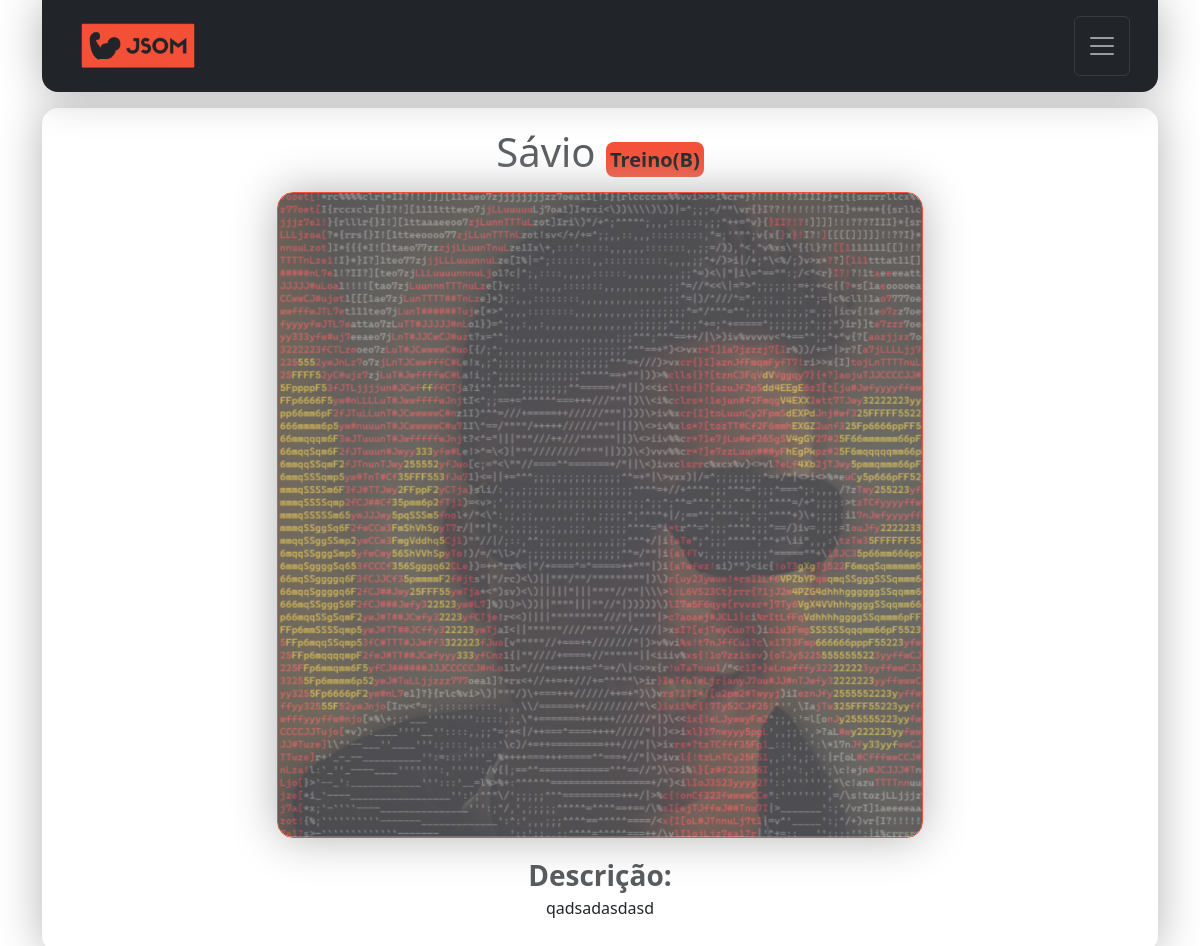
The page /detalhes/7/ (signed in) on the database as committed earlier.
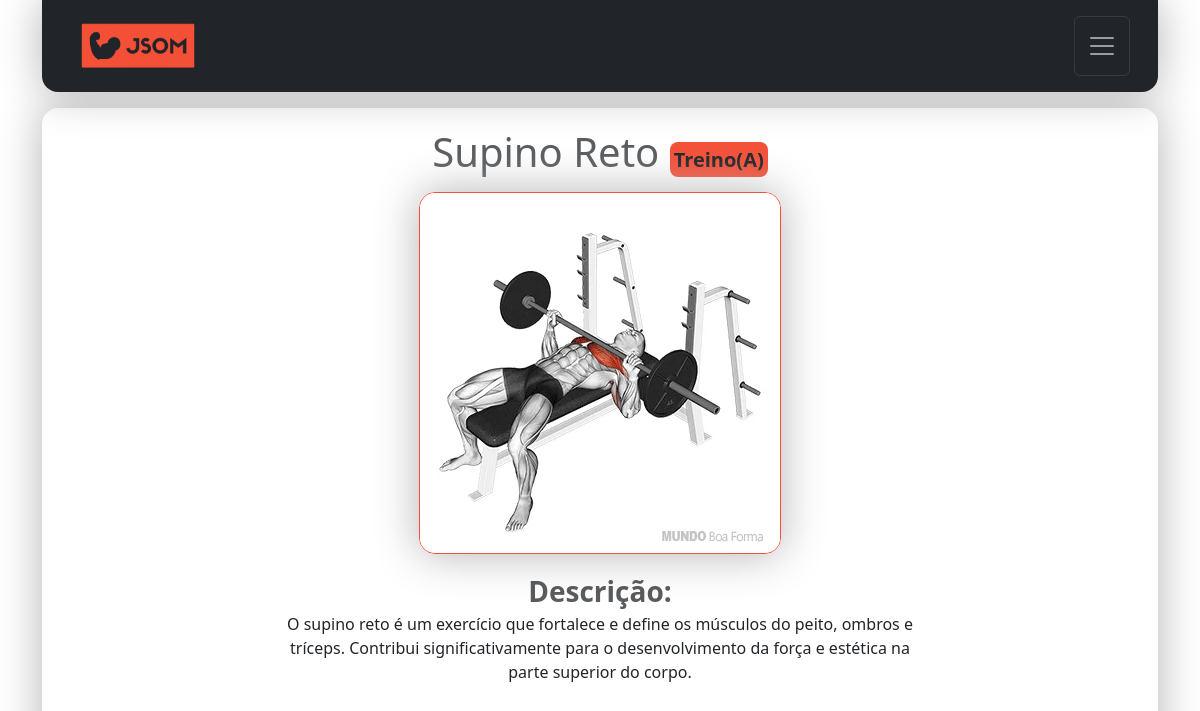
The same page on the database as committed later.
### contact/models.py (models this page shows, shortened)
class Treino(models.Model):
    nome = models.CharField(max_length=100)
    CATEGORIA_CHOICES = [
        ('Treino(A)', 'Treino-A'),
        ('Treino(B)', 'Treino-B'),
        ('Treino(C)', 'Treino-C'),
        ('Treino(D)', 'Treino-D'),
        ('Treino(E)', 'Treino-E'),
    ]
    categoria = models.CharField(max_length=9, choices=CATEGORIA_CHOICES)
    descricao = models.TextField(blank=True)
    imagem = models.ImageField(blank=True, upload_to='pictures/%Y/%m/')
    owner = models.ForeignKey(
        User,
        on_delete=models.SET_NULL,
        blank=True, null=True
    )

### contact/views/contact_views.py (the view)
# urls.py: path('detalhes/<int:treino_id>/', views.detalhes_treino, name='detalhes_treino'),
@login_required(login_url='contact:login')
def detalhes_treino(request, treino_id):
    treino = get_object_or_404(Treino, pk=treino_id, owner=request.user)
    site_title = f'{treino.nome}_{treino.categoria}'
    context = {
        'site_title': site_title,
        'treino': treino
    }
    return render(request, 'contact/detalhes_treino.html', context)

### contact/templates/contact/detalhes_treino.html (shortened to what this page needs)
{% extends "global/base.html" %}
{% load static %}
{% block corpo %}
    <div class="container m-3 d-flex-column justify-content-center align-items-center w-60">
        <h1 class="mb-3 fs-1 form-text text-center text-wrap overflow-wrap-break-word">{{ treino.nome }}
            <span class="fw-bold fs-5 p-1 rounded-3 bg-jsom">{{ treino.categoria }}</span>
        </h1>
        <div class="d-flex flex-column align-items-center justify-content-center mb-3">
            {% if treino.imagem %}
            <div class="d-flex align-items-center justify-content-center">
                <img alt="{{ treino.nome }}" src="{{ treino.imagem.url }}" style="object-fit: cover;" class="rounded-4 border-jsom shadow-big img-fluid">
            </div>
            {% else %}
            <div class="d-flex align-items-center justify-content-center">
                <img alt="{{ treino.nome }}" src="{% static "img/treino_padao.png" %}" style="object-fit: cover; padding: 10px;" class=" rounded-4 border-jsom shadow-big img-fluid">
            </div>
            {% endif %}
        </div>
        <p class="overflow-wrap-break-word text-wrap text-center "><span class="fw-bold fs-3 form-text">Descrição:</span> <br> {{ treino.descricao }}</p>
    </div>
{% endblock corpo %}

### base_templates/global/base.html (shortened to what this page needs)
<!DOCTYPE html>
<html lang="pt-br">
<head>
  {% include "global/partials/head.html" %}
</head>
<body>
  <div class="container">
    {% include "global/partials/header.html" %}
    <main class="w-100 d-flex justify-content-center h-auto min-vh-91 shadow-big my-3 rounded-4">
      {% block corpo %}  {% endblock corpo %}
    </main>
  </div>
</body>
</html>

### base_templates/global/partials/head.html (shortened to what this page needs)
  {% load static %}
  <link rel="stylesheet" href="{% static "bootstrap/css/bootstrap.css" %} ">
  <link rel="stylesheet" href="{% static "global/css/style.css" %} ">

### base_templates/global/partials/header.html (shortened to what this page needs)
{% load static %}
<header>
  <nav class="navbar navbar-dark bg-dark fixed-top position-relative p-lg-3 shadow-big rounded-4 rounded-top-0">
    <div class="container-fluid">
      <div class="d-flex justify-content-between w-100">
        <a class="navbar-brand link-jsom link-offset-2 link-underline-opacity-0 link-underline-opacity-100-hover mx-lg-2 ms-2 fs-4" href=" {% url "contact:index" %} ">
          <img
            src="{% static "img/logo3_claro.png" %}"
            class="w-5"
            alt="logo JSOM"
          />
        </a>
        <button class="navbar-toggler text-jsom" type="button" data-bs-toggle="offcanvas" data-bs-target="#offcanvasDarkNavbar" aria-controls="offcanvasDarkNavbar" aria-label="Toggle navigation">
          <span class="navbar-toggler-icon"></span>
        </button>
      </div>
    </div>
  </nav>
</header>

### base_static/global/css/style.css (style rules this page uses)
.w-5 { width: 15vh !important; }
.link-jsom { color: #f45038 !important; }
.text-jsom { color: #f45038; }
.bg-jsom { background-color: #F45038; color: #212529; }
.border-jsom { border:solid #f45038 1.5px; }
.overflow-wrap-break-word { overflow-wrap: break-word; }
.w-60 { width: 60% !important; }

Rows that differ between the two databases and show on the page:
changed Treino: nome "Sávio" → "Supino Reto"; categoria "Treino(B)" → "Treino(A)"; imagem: a different picture; descricao "qadsadasdasd" → "O supino reto é um exercício que fortalece e define os músculos do peito, ombros e tríceps. Contribui significativamente para o desenvolvimento da força e estética na parte superior do corpo."
